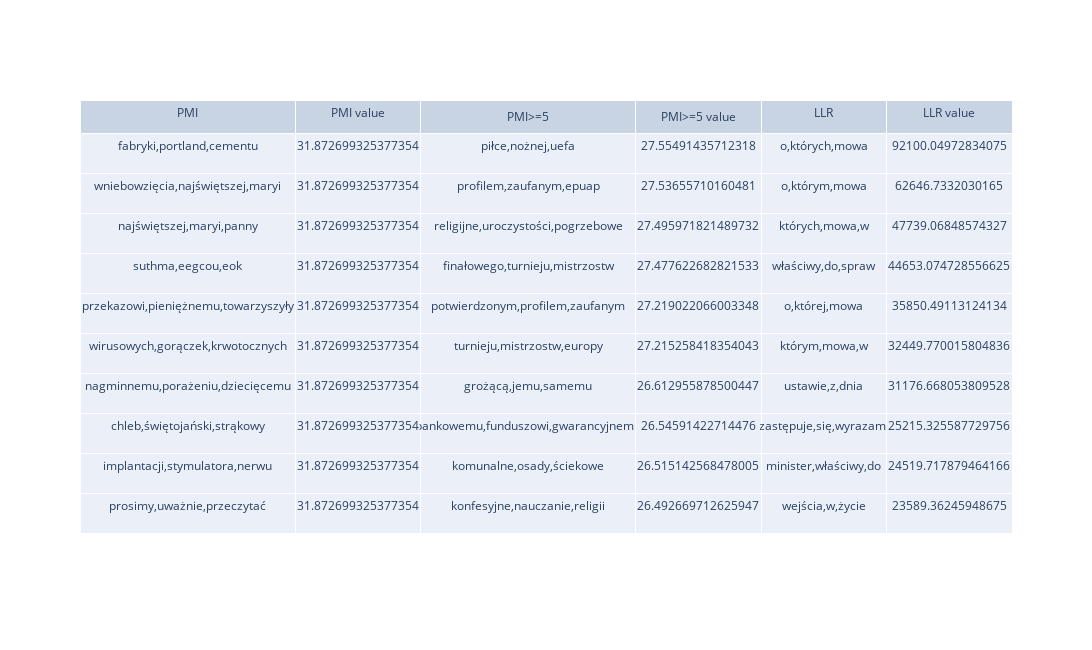

The notebook cell this image was saved under:
### Markdown cell above
Można zauważyć, że żadne kolokacje nie powtarzają się w obrębie PMI. Jest to spowodowane silną kolokacją wyrazów występujących rzadko, ponieważ zapewne występują tylko raz i tym samym tylko razem. Natomiast po wykrojeniu tych bigramów, które są zbyt rzadko w zbiorze otrzymujemy wyrazy będące w rzeczywistości w silnej kolokacji, ponieważ występują w dużych ilościach i kilkukrotnie razem, ale jak widać nie zawsze, bo miara jest mniejsza niż w poprzedniej kolumnie. W przypadku LLR miara ta jest jeszcze bardziej restrykcyjna, ponieważ znajduje wyrazy, które rzeczywiście najczęściej występują razem spośród wszystkich kombinacji danych słów w bigramie.

### Code cell
display(HTML('<h1>Trigrams table</h1>'))

fig = go.Figure(data=[go.Table(columnwidth = [120,70,120,70,70,70],
    header=dict(values=['PMI', 'PMI value', 'PMI>=5', 'PMI>=5 value', 'LLR', 'LLR value'], 
    height=10), cells=dict(values=[list(trigram_PMI.keys())[:10], list(trigram_PMI.values())[:10],
                                   list(trigram_PMI_leq5.keys())[:10], list(trigram_PMI_leq5.values())[:10],
                                   list(trigram_LLR.keys())[:10], list(trigram_LLR.values())[:10]], height=40))])
fig.update_layout(width=1200, height=650)
fig.show()

### Figure 1 — Plotly figure (JSON) as saved in the notebook; plotly's stock layout.template omitted (floating-point values rounded to 4 significant figures)
{"data": [{"cells": {"height": 40, "values": [[["fabryki", "portland", "cementu"], ["wniebowzięcia", "najświętszej", "maryi"], ["najświętszej", "maryi", "panny"], ["suthma", "eegcou", "eok"], ["przekazowi", "pieniężnemu", "towarzyszyły"], ["wirusowych", "gorączek", "krwotocznych"], ["nagminnemu", "porażeniu", "dziecięcemu"], ["chleb", "świętojański", "strąkowy"], ["implantacji", "stymulatora", "nerwu"], ["prosimy", "uważnie", "przeczytać"]], [31.87, 31.87, 31.87, 31.87, 31.87, 31.87, 31.87, 31.87, 31.87, 31.87], [["piłce", "nożnej", "uefa"], ["profilem", "zaufanym", "epuap"], ["religijne", "uroczystości", "pogrzebowe"], ["finałowego", "turnieju", "mistrzostw"], ["potwierdzonym", "profilem", "zaufanym"], ["turnieju", "mistrzostw", "europy"], ["grożącą", "jemu", "samemu"], ["bankowemu", "funduszowi", "gwarancyjnemu"], ["komunalne", "osady", "ściekowe"], ["konfesyjne", "nauczanie", "religii"]], [27.55, 27.54, 27.5, 27.48, 27.22, 27.22, 26.61, 26.55, 26.52, 26.49], [["o", "których", "mowa"], ["o", "którym", "mowa"], ["których", "mowa", "w"], ["właściwy", "do", "spraw"], ["o", "której", "mowa"], ["którym", "mowa", "w"], ["ustawie", "z", "dnia"], ["zastępuje", "się", "wyrazami"], ["minister", "właściwy", "do"], ["wejścia", "w", "życie"]], [92100.0, 62650.0, 47740.0, 44650.0, 35850.0, 32450.0, 31180.0, 25220.0, 24520.0, 23590.0]]}, "columnwidth": [120, 70, 120, 70, 70, 70], "header": {"height": 10, "values": ["PMI", "PMI value", "PMI>=5", "PMI>=5 value", "LLR", "LLR value"]}, "type": "table"}], "layout": {"height": 650, "width": 1200}}
